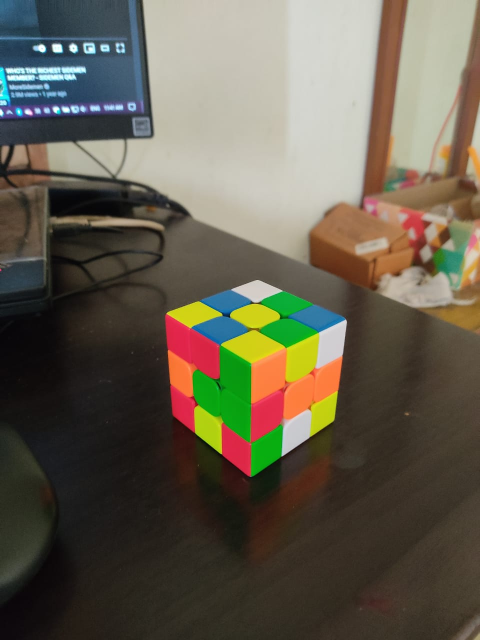
#> input picture Images/Rubiks_1.jpeg, 960 x 1280 px, found by its file name (shown at 1/2 size)
$ python houghlines.py
#> lines starting #> are read from the running program, lines starting #| are printed output that depends on the picture; after the words box and inside, x2 and y2 are one past the last pixel; in counts of white or black regions, pixels touching at a corner belong together
import cv2
import numpy as np


img = cv2.imread("Images/Rubiks_1.jpeg")
#> img is the input picture: shape (1280, 960, 3); mean B, G, R 78.6, 93.8, 100.1


def rescaleFrame(frame, scale=0.5):
    # Works for images, videos, live videos
#> called with scale = 0.5
    width = int(frame.shape[1] * scale)
#> width = 480
    height = int(frame.shape[0] * scale)
#> height = 640
    dimensions = (width, height)
#> dimensions = (480, 640)
    return cv2.resize(frame, dimensions, interpolation=cv2.INTER_AREA)
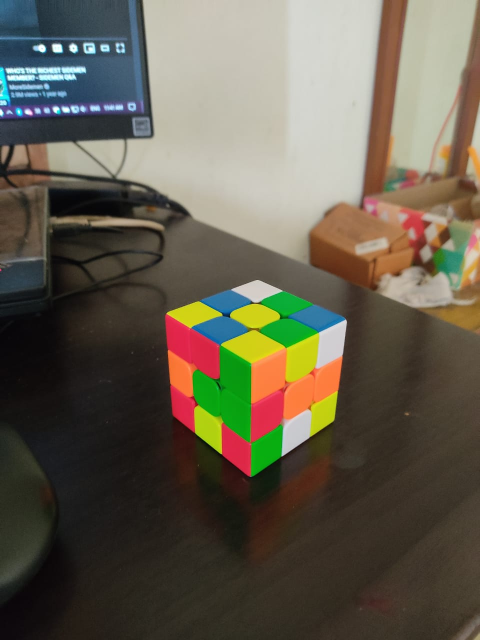
#> returned value: shape (640, 480, 3); mean of channels 0, 1, 2 78.8, 94, 100.2; drawn as B, G, R


img = rescaleFrame(img, 0.5)
gray = cv2.cvtColor(img, cv2.COLOR_BGR2GRAY)
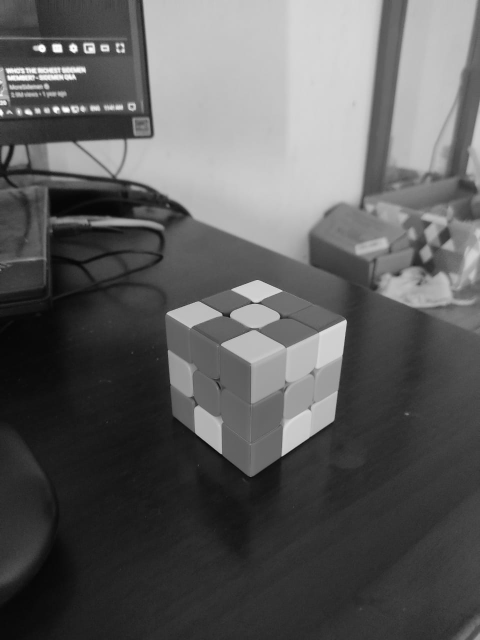
#> gray: shape (640, 480); min 5, max 255, mean 94.1
edges = cv2.Canny(gray, 50, 150, apertureSize=3)
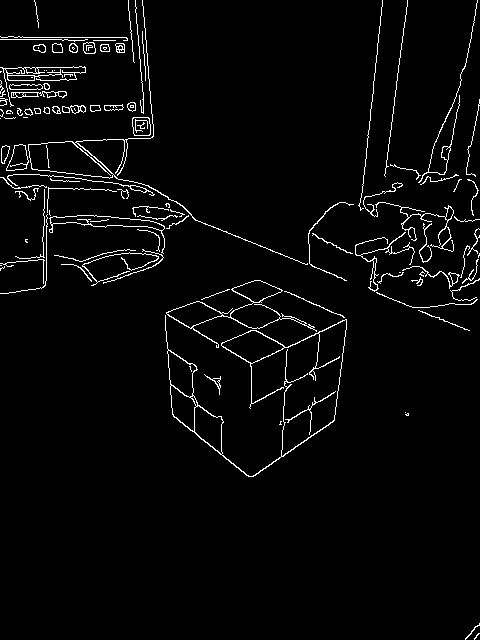
#> edges: shape (640, 480); 3.2% white in thin lines or dots

lines = cv2.HoughLines(edges, 1, np.pi/180, 200)
#> lines = [[130, 1.95]]
for rho, theta in lines[0]:
    a = np.cos(theta)
    b = np.sin(theta)
    x0 = a*rho
    y0 = b*rho
    x1 = int(x0 + 1000*(-b))
    y1 = int(y0 + 1000*(a))
    x2 = int(x0 - 1000*(-b))
    y2 = int(y0 - 1000*(a))

    cv2.line(img, (x1, y1), (x2, y2), (0, 0, 255), 2)
#> this loop made 1 pass
#> (rho, theta, a, b, x0, y0, x1, y1) on pass 1: (130, 1.95, -0.375, 0.927, -48.7, 120.5, -975, -254)
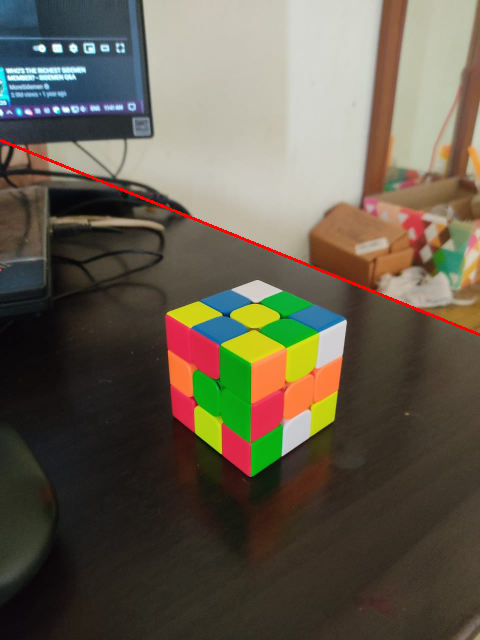
#> img: shape (640, 480, 3); 0.49% of pixels changed, all inside (x1, y1, x2, y2) = (0, 139, 480, 336)

cv2.imwrite('houghlines3.jpg', img)
